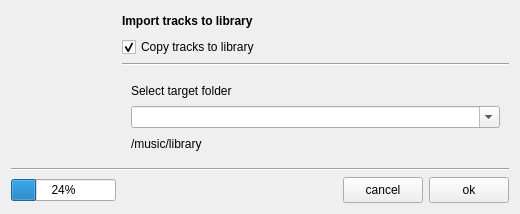
<?xml version="1.0" encoding="UTF-8"?>
<ui version="4.0">
 <class>ImportFolder</class>
 <widget class="QDialog" name="ImportFolder">
  <property name="geometry">
   <rect>
    <x>0</x>
    <y>0</y>
    <width>520</width>
    <height>213</height>
   </rect>
  </property>
  <property name="windowTitle">
   <string>Dialog</string>
  </property>
  <layout class="QGridLayout" name="gridLayout">
   <item row="0" column="0" rowspan="5">
    <widget class="QLabel" name="lab_img">
     <property name="minimumSize">
      <size>
       <width>100</width>
       <height>100</height>
      </size>
     </property>
     <property name="maximumSize">
      <size>
       <width>100</width>
       <height>100</height>
      </size>
     </property>
     <property name="sizeIncrement">
      <size>
       <width>0</width>
       <height>0</height>
      </size>
     </property>
     <property name="baseSize">
      <size>
       <width>0</width>
       <height>0</height>
      </size>
     </property>
     <property name="text">
      <string/>
     </property>
     <property name="scaledContents">
      <bool>false</bool>
     </property>
    </widget>
   </item>
   <item row="2" column="1" colspan="2">
    <widget class="Line" name="line_2">
     <property name="orientation">
      <enum>Qt::Horizontal</enum>
     </property>
    </widget>
   </item>
   <item row="6" column="0" colspan="3">
    <widget class="Line" name="line">
     <property name="orientation">
      <enum>Qt::Horizontal</enum>
     </property>
    </widget>
   </item>
   <item row="1" column="1" colspan="2">
    <widget class="QCheckBox" name="cb_copy2lib">
     <property name="focusPolicy">
      <enum>Qt::NoFocus</enum>
     </property>
     <property name="text">
      <string>Copy tracks to library</string>
     </property>
     <property name="checked">
      <bool>true</bool>
     </property>
    </widget>
   </item>
   <item row="7" column="2">
    <layout class="QHBoxLayout" name="horizontalLayout">
     <item>
      <widget class="QPushButton" name="btn_cancel">
       <property name="sizePolicy">
        <sizepolicy hsizetype="Minimum" vsizetype="Preferred">
         <horstretch>0</horstretch>
         <verstretch>0</verstretch>
        </sizepolicy>
       </property>
       <property name="focusPolicy">
        <enum>Qt::NoFocus</enum>
       </property>
       <property name="text">
        <string>cancel</string>
       </property>
      </widget>
     </item>
     <item>
      <widget class="QPushButton" name="btn_ok">
       <property name="sizePolicy">
        <sizepolicy hsizetype="Minimum" vsizetype="Preferred">
         <horstretch>0</horstretch>
         <verstretch>0</verstretch>
        </sizepolicy>
       </property>
       <property name="focusPolicy">
        <enum>Qt::NoFocus</enum>
       </property>
       <property name="text">
        <string>ok</string>
       </property>
      </widget>
     </item>
    </layout>
   </item>
   <item row="7" column="0">
    <widget class="QProgressBar" name="pb_progress">
     <property name="sizePolicy">
      <sizepolicy hsizetype="Minimum" vsizetype="Fixed">
       <horstretch>0</horstretch>
       <verstretch>0</verstretch>
      </sizepolicy>
     </property>
     <property name="minimumSize">
      <size>
       <width>105</width>
       <height>0</height>
      </size>
     </property>
     <property name="value">
      <number>24</number>
     </property>
    </widget>
   </item>
   <item row="7" column="1">
    <spacer name="horizontalSpacer">
     <property name="orientation">
      <enum>Qt::Horizontal</enum>
     </property>
     <property name="sizeHint" stdset="0">
      <size>
       <width>204</width>
       <height>26</height>
      </size>
     </property>
    </spacer>
   </item>
   <item row="0" column="1" colspan="2">
    <widget class="QLabel" name="label">
     <property name="font">
      <font>
       <weight>75</weight>
       <bold>true</bold>
      </font>
     </property>
     <property name="text">
      <string>Import tracks to library</string>
     </property>
    </widget>
   </item>
   <item row="3" column="1" rowspan="2" colspan="2">
    <widget class="QFrame" name="frame">
     <property name="minimumSize">
      <size>
       <width>0</width>
       <height>90</height>
      </size>
     </property>
     <property name="frameShape">
      <enum>QFrame::NoFrame</enum>
     </property>
     <property name="frameShadow">
      <enum>QFrame::Sunken</enum>
     </property>
     <layout class="QVBoxLayout" name="verticalLayout">
      <item>
       <widget class="QLabel" name="lab_target_info">
        <property name="text">
         <string>Select target folder</string>
        </property>
       </widget>
      </item>
      <item>
       <widget class="QComboBox" name="combo_folders">
        <property name="sizePolicy">
         <sizepolicy hsizetype="Preferred" vsizetype="Preferred">
          <horstretch>0</horstretch>
          <verstretch>0</verstretch>
         </sizepolicy>
        </property>
        <property name="minimumSize">
         <size>
          <width>0</width>
          <height>0</height>
         </size>
        </property>
        <property name="maximumSize">
         <size>
          <width>16777215</width>
          <height>25</height>
         </size>
        </property>
        <property name="focusPolicy">
         <enum>Qt::ClickFocus</enum>
        </property>
        <property name="editable">
         <bool>true</bool>
        </property>
       </widget>
      </item>
      <item>
       <widget class="QLabel" name="lab_target_path">
        <property name="text">
         <string>/music/library</string>
        </property>
       </widget>
      </item>
     </layout>
    </widget>
   </item>
  </layout>
 </widget>
 <resources/>
 <connections>
  <connection>
   <sender>cb_copy2lib</sender>
   <signal>toggled(bool)</signal>
   <receiver>lab_target_info</receiver>
   <slot>setVisible(bool)</slot>
   <hints>
    <hint type="sourcelabel">
     <x>315</x>
     <y>39</y>
    </hint>
    <hint type="destinationlabel">
     <x>315</x>
     <y>72</y>
    </hint>
   </hints>
  </connection>
  <connection>
   <sender>cb_copy2lib</sender>
   <signal>toggled(bool)</signal>
   <receiver>combo_folders</receiver>
   <slot>setVisible(bool)</slot>
   <hints>
    <hint type="sourcelabel">
     <x>315</x>
     <y>39</y>
    </hint>
    <hint type="destinationlabel">
     <x>315</x>
     <y>99</y>
    </hint>
   </hints>
  </connection>
  <connection>
   <sender>cb_copy2lib</sender>
   <signal>toggled(bool)</signal>
   <receiver>lab_target_path</receiver>
   <slot>setVisible(bool)</slot>
   <hints>
    <hint type="sourcelabel">
     <x>315</x>
     <y>39</y>
    </hint>
    <hint type="destinationlabel">
     <x>315</x>
     <y>125</y>
    </hint>
   </hints>
  </connection>
  <connection>
   <sender>btn_cancel</sender>
   <signal>clicked()</signal>
   <receiver>ImportFolder</receiver>
   <slot>close()</slot>
   <hints>
    <hint type="sourcelabel">
     <x>376</x>
     <y>162</y>
    </hint>
    <hint type="destinationlabel">
     <x>259</x>
     <y>92</y>
    </hint>
   </hints>
  </connection>
 </connections>
</ui>
